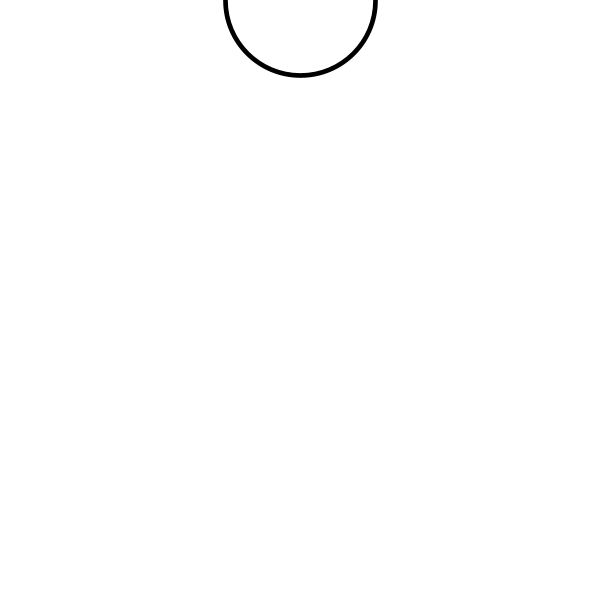
Frame 1 (no input)
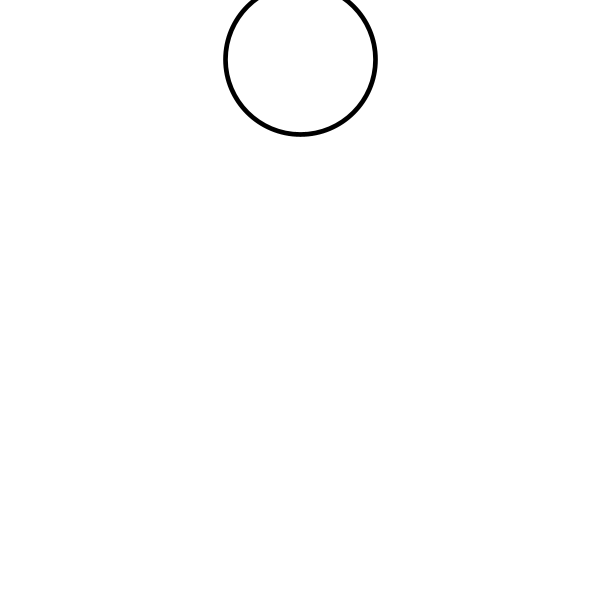
Frame 60 (the mouse pressed at the canvas centre just before this capture)
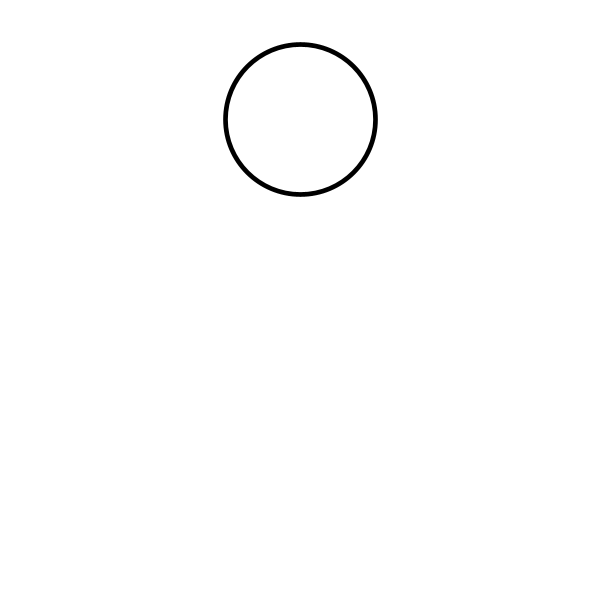
Frame 120 (the mouse held since frame 60 and released just before this capture)

The Processing sketch that drew these frames (run headless with seeded random() and noise(); from frame 60 on, the mouse is pressed at the canvas centre):

// Processing sketch: Circle1
// ── Circle1.pde

int y;
void setup(){
size(600,600);
y=0;
}

void draw (){
background(255);
strokeWeight(4.67);
circle(300,y,150); 
y++;
}
